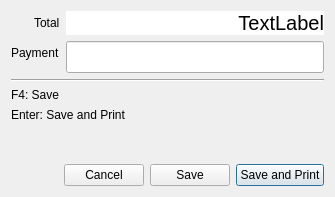
<?xml version="1.0" encoding="UTF-8"?>
<ui version="4.0">
 <class>PayCashDialog</class>
 <widget class="QDialog" name="PayCashDialog">
  <property name="geometry">
   <rect>
    <x>0</x>
    <y>0</y>
    <width>335</width>
    <height>197</height>
   </rect>
  </property>
  <property name="windowTitle">
   <string>Pay Cash</string>
  </property>
  <layout class="QVBoxLayout" name="verticalLayout">
   <item>
    <layout class="QFormLayout" name="formLayout">
     <property name="labelAlignment">
      <set>Qt::AlignRight|Qt::AlignTrailing|Qt::AlignVCenter</set>
     </property>
     <item row="0" column="0">
      <widget class="QLabel" name="label">
       <property name="text">
        <string>Total</string>
       </property>
      </widget>
     </item>
     <item row="1" column="0">
      <widget class="QLabel" name="label_2">
       <property name="text">
        <string>Payment</string>
       </property>
      </widget>
     </item>
     <item row="0" column="1">
      <widget class="QLabel" name="labelTotal">
       <property name="styleSheet">
        <string notr="true">background: white; color: black; font-size: 20px;</string>
       </property>
       <property name="text">
        <string>TextLabel</string>
       </property>
       <property name="alignment">
        <set>Qt::AlignRight|Qt::AlignTrailing|Qt::AlignVCenter</set>
       </property>
       <property name="margin">
        <number>6</number>
       </property>
      </widget>
     </item>
     <item row="1" column="1">
      <widget class="LibGUI::MoneyLineEdit" name="lineEdit">
       <property name="styleSheet">
        <string notr="true">font-size: 20px;</string>
       </property>
      </widget>
     </item>
    </layout>
   </item>
   <item>
    <widget class="Line" name="line">
     <property name="orientation">
      <enum>Qt::Horizontal</enum>
     </property>
    </widget>
   </item>
   <item>
    <widget class="QLabel" name="label_3">
     <property name="text">
      <string>F4: Save</string>
     </property>
    </widget>
   </item>
   <item>
    <widget class="QLabel" name="label_4">
     <property name="text">
      <string>Enter: Save and Print</string>
     </property>
    </widget>
   </item>
   <item>
    <spacer name="verticalSpacer">
     <property name="orientation">
      <enum>Qt::Vertical</enum>
     </property>
     <property name="sizeHint" stdset="0">
      <size>
       <width>20</width>
       <height>40</height>
      </size>
     </property>
    </spacer>
   </item>
   <item>
    <layout class="QHBoxLayout" name="horizontalLayout">
     <item>
      <spacer name="horizontalSpacer">
       <property name="orientation">
        <enum>Qt::Horizontal</enum>
       </property>
       <property name="sizeHint" stdset="0">
        <size>
         <width>40</width>
         <height>20</height>
        </size>
       </property>
      </spacer>
     </item>
     <item>
      <widget class="QPushButton" name="pushCancel">
       <property name="text">
        <string>Cancel</string>
       </property>
       <property name="autoDefault">
        <bool>false</bool>
       </property>
      </widget>
     </item>
     <item>
      <widget class="QPushButton" name="pushSave">
       <property name="text">
        <string>Save</string>
       </property>
       <property name="autoDefault">
        <bool>false</bool>
       </property>
      </widget>
     </item>
     <item>
      <widget class="QPushButton" name="pushPay">
       <property name="text">
        <string>Save and Print</string>
       </property>
       <property name="default">
        <bool>true</bool>
       </property>
      </widget>
     </item>
    </layout>
   </item>
  </layout>
 </widget>
 <customwidgets>
  <customwidget>
   <class>LibGUI::MoneyLineEdit</class>
   <extends>QLineEdit</extends>
   <header>moneylineedit.h</header>
  </customwidget>
 </customwidgets>
 <tabstops>
  <tabstop>lineEdit</tabstop>
  <tabstop>pushCancel</tabstop>
  <tabstop>pushSave</tabstop>
  <tabstop>pushPay</tabstop>
 </tabstops>
 <resources/>
 <connections>
  <connection>
   <sender>pushCancel</sender>
   <signal>clicked()</signal>
   <receiver>PayCashDialog</receiver>
   <slot>close()</slot>
   <hints>
    <hint type="sourcelabel">
     <x>171</x>
     <y>99</y>
    </hint>
    <hint type="destinationlabel">
     <x>153</x>
     <y>60</y>
    </hint>
   </hints>
  </connection>
 </connections>
</ui>
